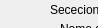
     <widget class="QWidget" name="page_11">
      <property name="geometry">
       <rect>
        <x>0</x>
        <y>0</y>
        <width>98</width>
        <height>28</height>
       </rect>
      </property>
      <attribute name="label">
       <string>ENTIDADE -&gt; PRODUTO</string>
      </attribute>
      <widget class="QLabel" name="label_44">
       <property name="geometry">
        <rect>
         <x>50</x>
         <y>0</y>
         <width>141</width>
         <height>20</height>
        </rect>
       </property>
       <property name="text">
        <string>Sececionar entidade</string>
       </property>
      </widget>
      <widget class="QDateEdit" name="demanda_inicio_dateEdit_2">
       <property name="geometry">
        <rect>
         <x>140</x>
         <y>190</y>
         <width>91</width>
         <height>27</height>
        </rect>
       </property>
      </widget>
      <widget class="QLabel" name="label_46">
       <property name="geometry">
        <rect>
         <x>60</x>
         <y>20</y>
         <width>131</width>
         <height>17</height>
        </rect>
       </property>
       <property name="text">
        <string>Nome da entidade</string>
       </property>
      </widget>
      <widget class="QComboBox" name="prod_entidade_comboBox_2">
       <property name="geometry">
        <rect>
         <x>10</x>
         <y>110</y>
         <width>231</width>
         <height>27</height>
        </rect>
       </property>
      </widget>
      <widget class="QLabel" name="label_42">
       <property name="geometry">
        <rect>
         <x>10</x>
         <y>70</y>
         <width>231</width>
         <height>20</height>
        </rect>
       </property>
       <property name="text">
        <string>Atualizar produtos para a entidade</string>
       </property>
      </widget>
      <widget class="QPushButton" name="excluir_prod_entidade_pushButton">
       <property name="geometry">
        <rect>
         <x>10</x>
         <y>300</y>
         <width>231</width>
         <height>27</height>
        </rect>
       </property>
       <property name="text">
        <string>Excluir produto</string>
       </property>
      </widget>
      <widget class="QLabel" name="label_47">
       <property name="geometry">
        <rect>
         <x>90</x>
         <y>90</y>
         <width>66</width>
         <height>17</height>
        </rect>
       </property>
       <property name="text">
        <string>Produto</string>
       </property>
      </widget>
      <widget class="QPushButton" name="atual_prod_entidade_pushButton">
       <property name="geometry">
        <rect>
         <x>10</x>
         <y>260</y>
         <width>231</width>
         <height>27</height>
        </rect>
       </property>
       <property name="text">
        <string>Atualizar produto</string>
       </property>
      </widget>
      <widget class="QLineEdit" name="quant_entidade_lineEdit_2">
       <property name="geometry">
        <rect>
         <x>10</x>
         <y>160</y>
         <width>231</width>
         <height>27</height>
        </rect>
       </property>
      </widget>
      <widget class="QLabel" name="label_45">
       <property name="geometry">
        <rect>
         <x>20</x>
         <y>230</y>
         <width>111</width>
         <height>20</height>
        </rect>
       </property>
       <property name="text">
        <string>Fim da consumo</string>
       </property>
      </widget>
      <widget class="QComboBox" name="entidade_comboBox_2">
       <property name="geometry">
        <rect>
         <x>10</x>
         <y>40</y>
         <width>231</width>
         <height>27</height>
        </rect>
       </property>
      </widget>
      <widget class="QLabel" name="label_41">
       <property name="geometry">
        <rect>
         <x>60</x>
         <y>140</y>
         <width>111</width>
         <height>17</height>
        </rect>
       </property>
       <property name="text">
        <string>Quantidade (kg)</string>
       </property>
      </widget>
      <widget class="QDateEdit" name="demanda_fim_dateEdit_2">
       <property name="geometry">
        <rect>
         <x>140</x>
         <y>220</y>
         <width>91</width>
         <height>27</height>
        </rect>
       </property>
      </widget>
      <widget class="QLabel" name="label_43">
       <property name="geometry">
        <rect>
         <x>10</x>
         <y>200</y>
         <width>121</width>
         <height>20</height>
        </rect>
       </property>
       <property name="text">
        <string>Inicio do consumo</string>
       </property>
      </widget>
     </widget>
